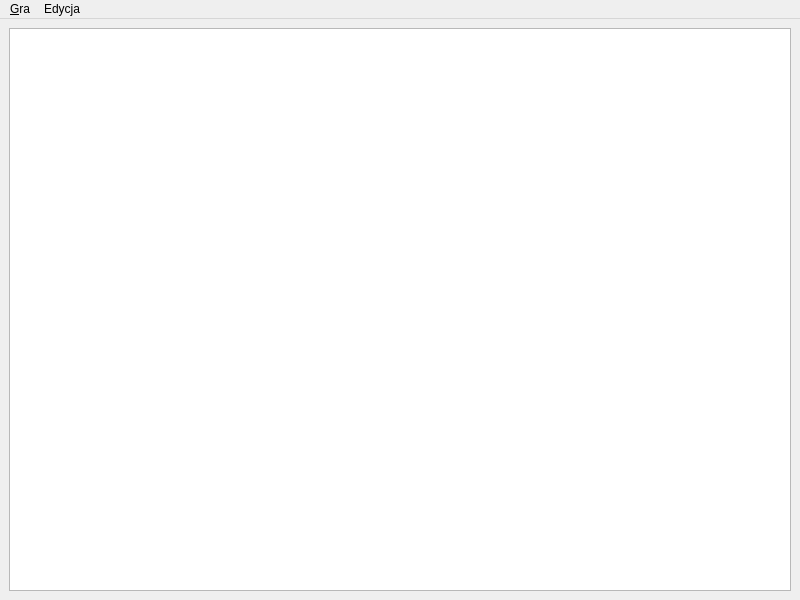
<?xml version="1.0" encoding="UTF-8"?>
<ui version="4.0">
 <class>MainWindow</class>
 <widget class="QMainWindow" name="MainWindow">
  <property name="geometry">
   <rect>
    <x>0</x>
    <y>0</y>
    <width>800</width>
    <height>600</height>
   </rect>
  </property>
  <property name="windowTitle">
   <string>MainWindow</string>
  </property>
  <widget class="QWidget" name="centralwidget">
   <layout class="QVBoxLayout" name="verticalLayout">
    <item>
     <widget class="QGraphicsView" name="graphicsView">
      <property name="baseSize">
       <size>
        <width>0</width>
        <height>0</height>
       </size>
      </property>
     </widget>
    </item>
   </layout>
  </widget>
  <widget class="QMenuBar" name="menubar">
   <property name="geometry">
    <rect>
     <x>0</x>
     <y>0</y>
     <width>800</width>
     <height>21</height>
    </rect>
   </property>
   <widget class="QMenu" name="menu_Gra">
    <property name="title">
     <string>&amp;Gra</string>
    </property>
    <addaction name="actionNowa_gra"/>
    <addaction name="separator"/>
    <addaction name="actionZako_cz"/>
   </widget>
   <widget class="QMenu" name="menuEdycja">
    <property name="title">
     <string>Edycja</string>
    </property>
    <addaction name="actioncofnij"/>
    <addaction name="actionprzejd"/>
   </widget>
   <addaction name="menu_Gra"/>
   <addaction name="menuEdycja"/>
  </widget>
  <action name="actionNowa_gra">
   <property name="text">
    <string>Nowa gra</string>
   </property>
  </action>
  <action name="actioncofnij">
   <property name="text">
    <string>Cofnij</string>
   </property>
  </action>
  <action name="actionprzejd">
   <property name="text">
    <string>Przejdź</string>
   </property>
  </action>
  <action name="actionZako_cz">
   <property name="text">
    <string>Zakończ</string>
   </property>
  </action>
 </widget>
 <resources/>
 <connections/>
</ui>
